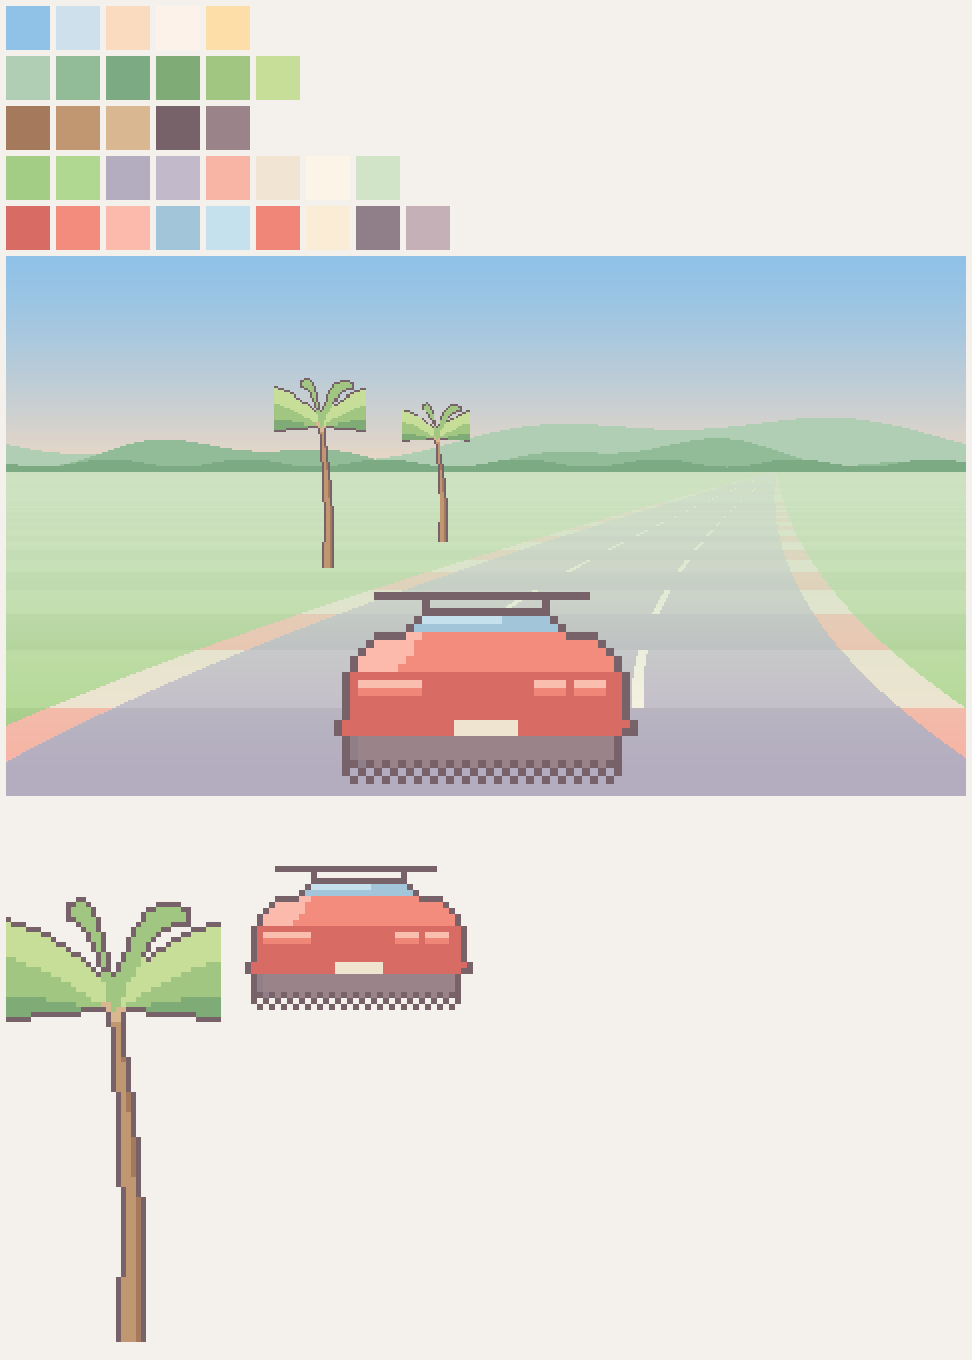

Here is the Python script that generated this plot:
#!/usr/bin/env python3
"""Pastel palette swatch + a mock game frame, for signing off on the colour
direction before drawing all 34 sprites.

Everything here is stdlib-only and written so the palette and the Pen/sprite
code lift straight into examples/games/racer/tools/gen_assets.py. PIL is used
only to assemble the human-facing preview.
"""

import math
import struct
import zlib

from PIL import Image

# ----------------------------------------------------------------- palette ---
# Soft, warm, bright pastel. Saturation stays low and value high; greens lean
# sage/olive, blues lean periwinkle, the horizon goes cream->peach. There is no
# black anywhere -- outlines use INK (a warm plum) so edges read soft.

INK = (120, 98, 106)
INK2 = (154, 132, 138)

SKY_TOP = (144, 194, 232)
SKY_LOW = (250, 219, 191)
CLOUD = (253, 242, 233)
SUN = (253, 222, 168)

HILL_FAR = (176, 206, 179)
HILL_NEAR = (145, 188, 151)
TREELINE = (124, 170, 130)

LEAF_D = (127, 172, 118)
LEAF_M = (160, 198, 130)
LEAF_L = (198, 222, 151)
WOOD_D = (164, 121, 92)
WOOD_M = (192, 151, 113)
WOOD_L = (216, 183, 145)

# road constants (these live in racer.cul, not in the PNG)
ROAD_L = (194, 185, 202)
ROAD_D = (180, 173, 192)
GRASS_L = (177, 216, 145)
GRASS_D = (163, 204, 133)
RUMBLE_L = (248, 180, 165)
RUMBLE_D = (242, 228, 210)
LANE = (252, 244, 231)
FOG = (210, 228, 200)

CORAL = (244, 140, 126)
CORAL_D = (216, 107, 99)
CORAL_L = (252, 186, 172)
GLASS = (198, 225, 238)
GLASS_D = (163, 197, 218)
LAMP = (240, 134, 119)
LAMP_L = (250, 190, 175)
TYRE = (144, 126, 137)
TYRE_D = (120, 103, 117)
CREAM = (250, 236, 213)
PLATE = (238, 228, 207)
SHADOW = (198, 176, 183)

PALETTE_ROWS = [
    ("sky / horizon", [SKY_TOP, (206, 224, 236), SKY_LOW, CLOUD, SUN]),
    ("hills / trees", [HILL_FAR, HILL_NEAR, TREELINE, LEAF_D, LEAF_M, LEAF_L]),
    ("wood / ink", [WOOD_D, WOOD_M, WOOD_L, INK, INK2]),
    ("road (racer.cul)", [GRASS_D, GRASS_L, ROAD_D, ROAD_L, RUMBLE_L, RUMBLE_D, LANE, FOG]),
    ("vehicle", [CORAL_D, CORAL, CORAL_L, GLASS_D, GLASS, LAMP, CREAM, TYRE, SHADOW]),
]


# -------------------------------------------------------------------- image ---


class Img:
    def __init__(self, w, h):
        self.w, self.h = w, h
        self.px = bytearray(w * h * 4)

    def set(self, x, y, c):
        x, y = int(x), int(y)
        if x < 0 or y < 0 or x >= self.w or y >= self.h:
            return
        i = (y * self.w + x) * 4
        self.px[i : i + 4] = bytes((c[0], c[1], c[2], 255))

    def get(self, x, y):
        i = (int(y) * self.w + int(x)) * 4
        return tuple(self.px[i : i + 4])

    def rect(self, x, y, w, h, c):
        for yy in range(int(y), int(y + h)):
            for xx in range(int(x), int(x + w)):
                self.set(xx, yy, c)

    def span(self, y, x0, x1, c):
        for x in range(int(round(x0)), int(round(x1))):
            self.set(x, y, c)

    def blit_scaled(self, src, dx, dy, dw, dh):
        """The integer nearest-neighbour mapping requirement A' specifies."""
        if dw <= 0 or dh <= 0:
            return
        for y in range(max(0, dy), min(self.h, dy + dh)):
            j = (y - dy) * src.h // dh
            for x in range(max(0, dx), min(self.w, dx + dw)):
                i = (x - dx) * src.w // dw
                p = src.get(i, j)
                if p[3]:
                    self.set(x, y, p)

    def write(self, path):
        raw = bytearray()
        st = self.w * 4
        for y in range(self.h):
            raw.append(0)
            raw += self.px[y * st : (y + 1) * st]

        def ch(tag, data):
            return (
                struct.pack(">I", len(data))
                + tag
                + data
                + struct.pack(">I", zlib.crc32(tag + data) & 0xFFFFFFFF)
            )

        with open(path, "wb") as f:
            f.write(b"\x89PNG\r\n\x1a\n")
            f.write(ch(b"IHDR", struct.pack(">2I5B", self.w, self.h, 8, 6, 0, 0, 0)))
            f.write(ch(b"IDAT", zlib.compress(bytes(raw), 9)))
            f.write(ch(b"IEND", b""))


class Pen:
    """Draws on a coarse virtual-pixel grid, so output reads as dot art even in
    a 215x540 cell. Alpha is 2-valued: a cell is either a colour or empty."""

    def __init__(self, w, h, p):
        self.w, self.h, self.p = w, h, p
        self.gw = -(-w // p)
        self.gh = -(-h // p)
        self.g = [None] * (self.gw * self.gh)

    def s(self, x, y, c):
        x, y = int(x), int(y)
        if 0 <= x < self.gw and 0 <= y < self.gh:
            self.g[y * self.gw + x] = c

    def at(self, x, y):
        if 0 <= x < self.gw and 0 <= y < self.gh:
            return self.g[int(y) * self.gw + int(x)]
        return None

    def rect(self, x, y, w, h, c):
        for yy in range(int(y), int(y + h)):
            for xx in range(int(x), int(x + w)):
                self.s(xx, yy, c)

    def ell(self, cx, cy, rx, ry, c):
        for yy in range(int(cy - ry), int(cy + ry) + 1):
            for xx in range(int(cx - rx), int(cx + rx) + 1):
                dx, dy = (xx - cx) / max(rx, 0.01), (yy - cy) / max(ry, 0.01)
                if dx * dx + dy * dy <= 1.0:
                    self.s(xx, yy, c)

    def trap(self, y0, xl0, xr0, y1, xl1, xr1, c):
        y0, y1 = int(y0), int(y1)
        if y1 <= y0:
            return
        for y in range(y0, y1):
            t = (y - y0) / (y1 - y0)
            for x in range(int(round(xl0 + (xl1 - xl0) * t)), int(round(xr0 + (xr1 - xr0) * t))):
                self.s(x, y, c)

    def poly(self, pts, c):
        ys = [p[1] for p in pts]
        for y in range(int(min(ys)), int(max(ys)) + 1):
            xs = []
            for i in range(len(pts)):
                x1, y1 = pts[i]
                x2, y2 = pts[(i + 1) % len(pts)]
                if (y1 <= y < y2) or (y2 <= y < y1):
                    xs.append(x1 + (y - y1) * (x2 - x1) / (y2 - y1))
            xs.sort()
            for i in range(0, len(xs) - 1, 2):
                for x in range(int(xs[i]), int(xs[i + 1]) + 1):
                    self.s(x, y, c)

    def dither(self, x, y, w, h, c, phase=0):
        for yy in range(int(y), int(y + h)):
            for xx in range(int(x), int(x + w)):
                if (xx + yy + phase) % 2 == 0:
                    self.s(xx, yy, c)

    def outline_in(self, c=INK):
        """Recolour filled cells that touch empty space -- an inline outline, so
        the silhouette (and therefore the sprite's effective size) is unchanged."""
        edge = []
        for y in range(self.gh):
            for x in range(self.gw):
                if self.at(x, y) is None:
                    continue
                for dx, dy in ((1, 0), (-1, 0), (0, 1), (0, -1)):
                    nx, ny = x + dx, y + dy
                    inside = 0 <= nx < self.gw and 0 <= ny < self.gh
                    if inside and self.at(nx, ny) is None:
                        edge.append((x, y))
                        break
        for x, y in edge:
            self.s(x, y, c)

    def img(self):
        im = Img(self.w, self.h)
        for gy in range(self.gh):
            for gx in range(self.gw):
                c = self.g[gy * self.gw + gx]
                if c is None:
                    continue
                im.rect(gx * self.p, gy * self.p, self.p, self.p, c)
        return im


# ------------------------------------------------------------------ sprites ---


def palm_tree(w=215, h=540, p=5):
    pen = Pen(w, h, p)
    gw, gh = pen.gw, pen.gh
    cx = gw / 2
    crown_y = gh * 0.36
    # trunk: gentle S, thicker at the base, two tones
    for gy in range(int(crown_y), gh):
        t = (gy - crown_y) / (gh - crown_y)
        bend = math.sin(t * 2.0) * (gw * 0.09)
        tw = 2.0 + t * 3.4
        x0 = cx + bend - tw / 2
        for gx in range(int(x0), int(x0 + tw) + 1):
            pen.s(gx, gy, WOOD_M if gx < x0 + tw * 0.55 else WOOD_D)
    top_x, top_y = cx, crown_y
    fronds = [
        (-1.52, 0.60, LEAF_D), (1.52, 0.60, LEAF_D),
        (-1.12, 0.56, LEAF_M), (1.12, 0.56, LEAF_M),
        (-0.66, 0.48, LEAF_L), (0.68, 0.48, LEAF_L),
        (-0.14, 0.40, LEAF_M), (0.24, 0.40, LEAF_M),
    ]
    for ang, ln, col in fronds:
        n = 8
        ribs = []
        for i in range(n + 1):
            t = i / n
            r = ln * gh * t
            x = top_x + math.cos(ang - math.pi / 2) * r * 1.45
            y = top_y + math.sin(ang - math.pi / 2) * r + t * t * ln * gh * 0.6
            ribs.append((x, y))
        thick = [0.7 + (1 - abs(i / n - 0.35)) * 3.2 for i in range(n + 1)]
        pts = [(x, y - thick[i]) for i, (x, y) in enumerate(ribs)]
        pts += [(x, y + thick[i]) for i, (x, y) in reversed(list(enumerate(ribs)))]
        pen.poly(pts, col)
    for dx, dy in ((-2, 2), (1, 3), (0, 4)):
        pen.ell(top_x + dx, top_y + dy, 1.2, 1.2, WOOD_L)
    pen.outline_in()
    return pen.img()


def car_ferrari(w=80, h=56, p=2, body=CORAL, body_d=CORAL_D, body_l=CORAL_L):
    """Low, wide, wedge-nosed -- a modern mid-engine silhouette from behind."""
    pen = Pen(w, h, p)
    gw, gh = pen.gw, pen.gh
    shadow_h = 2
    ground = gh - shadow_h
    tyre_top = ground - 4
    panel = int(gh * 0.50)
    deck = int(gh * 0.34)
    wing = int(gh * 0.16)

    pen.rect(gw * 0.06, tyre_top, gw * 0.13, ground - tyre_top, TYRE)
    pen.rect(gw * 0.81, tyre_top, gw * 0.13, ground - tyre_top, TYRE)
    # rear wing on two stalks
    pen.rect(gw * 0.16, wing, gw * 0.68, 1.6, body_l)
    pen.rect(gw * 0.30, wing + 1, 1.4, deck - wing, body_d)
    pen.rect(gw * 0.68, wing + 1, 1.4, deck - wing, body_d)
    # cabin glass under the wing
    pen.trap(wing + 2, gw * 0.30, gw * 0.70, deck, gw * 0.24, gw * 0.76, GLASS_D)
    pen.trap(wing + 2, gw * 0.31, gw * 0.55, deck - 1, gw * 0.25, gw * 0.53, GLASS)
    # rear deck, then the wide haunches
    pen.trap(deck, gw * 0.14, gw * 0.86, panel, gw * 0.05, gw * 0.95, body)
    pen.trap(deck, gw * 0.14, gw * 0.30, panel, gw * 0.05, gw * 0.22, body_l)
    # tail panel
    pen.trap(panel, gw * 0.05, gw * 0.95, tyre_top, gw * 0.03, gw * 0.97, body_d)
    ly = panel + 1
    for lx in (gw * 0.10, gw * 0.22, gw * 0.66, gw * 0.78):
        pen.rect(lx, ly, gw * 0.10, 2, LAMP)
        pen.rect(lx, ly, gw * 0.10, 1, LAMP_L)
    # diffuser + plate
    pen.trap(tyre_top, gw * 0.10, gw * 0.90, ground, gw * 0.12, gw * 0.88, INK2)
    pen.rect(gw * 0.40, tyre_top - 2, gw * 0.20, 2, PLATE)
    pen.dither(gw * 0.06, ground, gw * 0.88, shadow_h, SHADOW)
    pen.outline_in()
    return pen.img()


# ----------------------------------------------------------------- mock frame ---


def lerp(a, b, t):
    return tuple(int(a[i] + (b[i] - a[i]) * t) for i in range(3))


def mock_frame(W=480, H=270):
    im = Img(W, H)
    horizon = int(H * 0.40)

    # --- background: sky gradient, then two hill bands and a treeline -------
    for y in range(horizon + 10):
        im.span(y, 0, W, lerp(SKY_TOP, SKY_LOW, (y / (horizon + 10)) ** 1.3))
    for x in range(W):
        u = x / W
        yy = horizon - 16 + math.sin(2 * math.pi * u) * 9 + math.sin(2 * math.pi * 3 * u + 0.7) * 4
        for y in range(int(yy), horizon + 2):
            im.set(x, y, HILL_FAR)
    for x in range(W):
        u = x / W
        yy = horizon - 8 + math.sin(2 * math.pi * 2 * u + 2.1) * 6 + math.sin(2 * math.pi * 5 * u) * 3
        for y in range(int(yy), horizon + 2):
            im.set(x, y, HILL_NEAR)
    for x in range(W):
        u = x / W
        yy = horizon - 4 + math.sin(2 * math.pi * 7 * u) * 2
        for y in range(int(yy), horizon + 1):
            im.set(x, y, TREELINE)

    # --- road: one span pair per screen row, fogged with distance ----------
    # t is proportional to 1/z, so widths are linear in t and the stripe phase
    # (which uses 1/t) bunches up near the horizon, as in the real projection.
    lanes = 3
    curve = 0.55
    for y in range(horizon, H):
        t = (y - horizon + 1) / (H - horizon)
        z = 1.0 / t
        fog = math.exp(-((1 - t) ** 2) * 2.4)
        cx = W / 2 + curve * (1 - t) ** 2 * W * 0.55
        hw = W * 0.56 * t
        rw = hw / max(6, 2 * lanes)
        lw = hw / max(32, 8 * lanes)
        dark = int(z * 2.2) % 2 == 0
        road = ROAD_D if dark else ROAD_L
        grass = GRASS_D if dark else GRASS_L
        rumble = RUMBLE_L if dark else RUMBLE_D
        im.span(y, 0, W, lerp(grass, FOG, 1 - fog))
        im.span(y, cx - hw - rw, cx + hw + rw, lerp(rumble, FOG, 1 - fog))
        im.span(y, cx - hw, cx + hw, lerp(road, FOG, 1 - fog))
        if not dark:
            for i in range(1, lanes):
                lx = cx - hw + (2 * hw) * i / lanes
                im.span(y, lx - lw / 2, lx + lw / 2, lerp(LANE, FOG, 1 - fog))

    # --- scenery: same integer nearest-neighbour scaling A' will use -------
    palm = palm_tree()
    for t, side in ((0.22, -1), (0.30, -1), (0.46, 1), (0.72, -1), (1.0, 1)):
        cx = W / 2 + curve * (1 - t) ** 2 * W * 0.55
        hw = W * 0.56 * t
        dw = max(2, int(palm.w * t * 0.72))
        dh = max(2, int(palm.h * t * 0.72))
        x = int(cx + side * (hw * 1.9)) - dw // 2
        y = int(horizon + (H - horizon) * t) - dh
        im.blit_scaled(palm, x, y, dw, dh)

    car = car_ferrari()
    dw, dh = car.w * 2, car.h * 2
    im.blit_scaled(car, (W - dw) // 2, H - dh - 6, dw, dh)
    return im


# -------------------------------------------------------------------- sheet ---


def main():
    mock = mock_frame()
    mock.write("mock.png")

    palm = palm_tree()
    palm.write("palm.png")
    car = car_ferrari()
    car.write("car.png")

    # assemble a preview: palette bands on top, mock frame + sprites below
    SW, GAP = 44, 6
    rows = len(PALETTE_ROWS)
    pal_h = rows * (SW + GAP) + GAP
    mock_im = Image.open("mock.png").resize((mock.w * 2, mock.h * 2), Image.NEAREST)
    palm_im = Image.open("palm.png")
    car_im = Image.open("car.png").resize((car.w * 3, car.h * 3), Image.NEAREST)

    W = max(mock_im.width + GAP * 2, 9 * (SW + GAP) + GAP)
    H = pal_h + mock_im.height + GAP * 3 + palm_im.height + GAP
    sheet = Image.new("RGBA", (W, H), (244, 240, 236, 255))

    y = GAP
    for _, colors in PALETTE_ROWS:
        x = GAP
        for c in colors:
            sheet.paste(c + (255,), (x, y, x + SW, y + SW))
            x += SW + GAP
        y += SW + GAP

    sheet.alpha_composite(mock_im, (GAP, y))
    y2 = y + mock_im.height + GAP
    sheet.alpha_composite(palm_im, (GAP, y2))
    sheet.alpha_composite(car_im, (GAP + palm_im.width + GAP * 3, y2 + 40))
    sheet.save("swatch.png")
    print("wrote swatch.png", sheet.size)


main()
